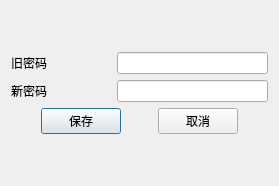
<?xml version="1.0" encoding="UTF-8"?>
<ui version="4.0">
 <class>UserPasswordPop</class>
 <widget class="QDialog" name="UserPasswordPop">
  <property name="geometry">
   <rect>
    <x>0</x>
    <y>0</y>
    <width>279</width>
    <height>186</height>
   </rect>
  </property>
  <property name="windowTitle">
   <string>Dialog</string>
  </property>
  <layout class="QVBoxLayout" name="verticalLayout_2">
   <item>
    <layout class="QVBoxLayout" name="verticalLayout">
     <item>
      <layout class="QHBoxLayout" name="horizontalLayout_6" stretch="2,3">
       <item>
        <widget class="QLabel" name="label_5">
         <property name="text">
          <string>旧密码</string>
         </property>
        </widget>
       </item>
       <item>
        <widget class="QLineEdit" name="le_old">
         <property name="echoMode">
          <enum>QLineEdit::Password</enum>
         </property>
        </widget>
       </item>
      </layout>
     </item>
     <item>
      <layout class="QHBoxLayout" name="horizontalLayout_5" stretch="2,3">
       <item>
        <widget class="QLabel" name="label_4">
         <property name="text">
          <string>新密码</string>
         </property>
        </widget>
       </item>
       <item>
        <widget class="QLineEdit" name="le_new">
         <property name="echoMode">
          <enum>QLineEdit::Password</enum>
         </property>
        </widget>
       </item>
      </layout>
     </item>
     <item>
      <layout class="QHBoxLayout" name="horizontalLayout_3" stretch="1,1,1,1,1">
       <item>
        <spacer name="horizontalSpacer_3">
         <property name="orientation">
          <enum>Qt::Horizontal</enum>
         </property>
         <property name="sizeHint" stdset="0">
          <size>
           <width>40</width>
           <height>20</height>
          </size>
         </property>
        </spacer>
       </item>
       <item>
        <widget class="QPushButton" name="save_btn">
         <property name="text">
          <string>保存</string>
         </property>
        </widget>
       </item>
       <item>
        <spacer name="horizontalSpacer_2">
         <property name="orientation">
          <enum>Qt::Horizontal</enum>
         </property>
         <property name="sizeHint" stdset="0">
          <size>
           <width>40</width>
           <height>20</height>
          </size>
         </property>
        </spacer>
       </item>
       <item>
        <widget class="QPushButton" name="cancle_btn">
         <property name="text">
          <string>取消</string>
         </property>
        </widget>
       </item>
       <item>
        <spacer name="horizontalSpacer">
         <property name="orientation">
          <enum>Qt::Horizontal</enum>
         </property>
         <property name="sizeHint" stdset="0">
          <size>
           <width>40</width>
           <height>20</height>
          </size>
         </property>
        </spacer>
       </item>
      </layout>
     </item>
    </layout>
   </item>
  </layout>
 </widget>
 <resources/>
 <connections/>
</ui>
